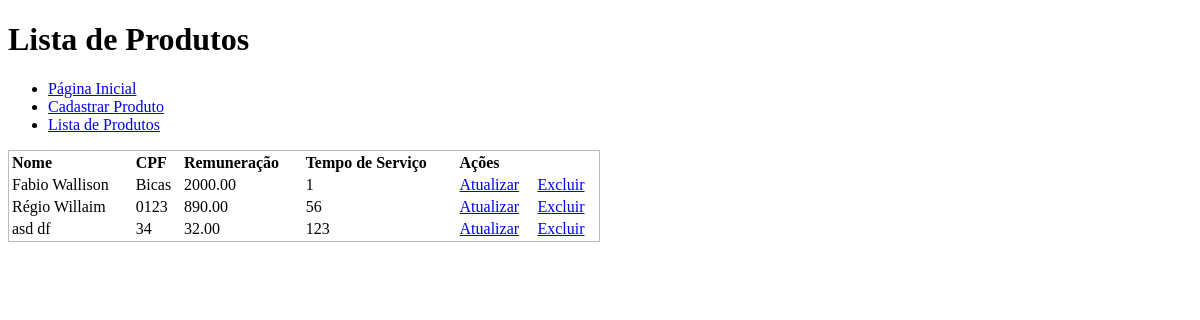
Page /produtos/ on the earlier database version.
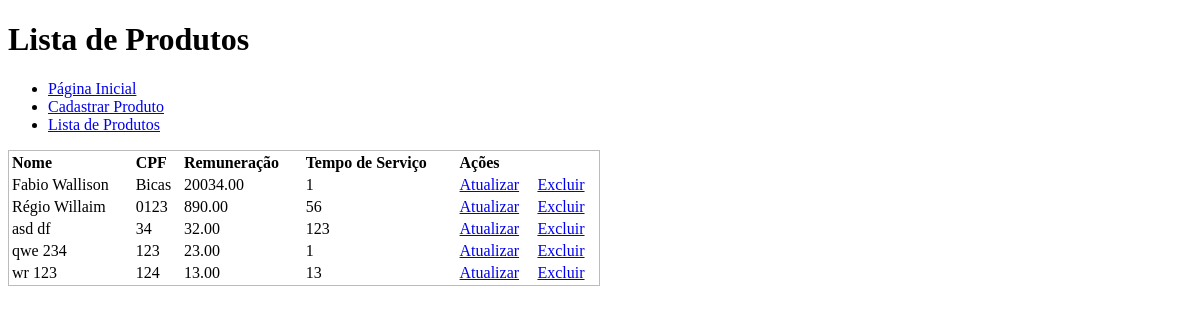
Same page on the later database version.
### helloworld/models.py (models this page shows)
class Produto(models.Model):
    nome = models.CharField(
        max_length=255,
        null=False,
        blank=False
    )
    sobrenome = models.CharField(
        max_length=255,
        null=False,
        blank=False
    )
    cpf = models.CharField(
        max_length=14,
        null=False,
        blank=False
    )
    tempo_de_servico = models.IntegerField(
        default=0,
        null=False,
        blank=False
    )
    remuneracao = models.DecimalField(
        max_digits=8,
        decimal_places=2,
        null=False,
        blank=False
    )
    objetos = models.Manager()

### website/views.py (the view)
# urls.py: path('produtos/', ProdutoListView.as_view(), name="lista_produtos"),
class ProdutoListView(ListView):
    template_name = "website/lista.html"
    model = Produto
    context_object_name = "produtos"

### website/templates/website/lista.html (shortened to what this page needs)
<!DOCTYPE html>
<html lang="en">
<head>
</head>
<body>
    <h1>Lista de Produtos</h1>
    <ul>
        <li><a href="{% url 'website:index' %}">Página Inicial</a></li>
        <li><a href="{% url 'website:cadastra_produto' %}">Cadastrar Produto</a></li>
        <li><a href="{% url 'website:lista_produtos' %}">Lista de Produtos</a></li>
    </ul>
    <div style="max-width: 50%;">
        <table style="border: 1px solid #BBB; width: 100%;">
            <thead>
                <tr style="border-bottom: 1px solid #AAA">
                    <td><b>Nome</b></td>
                    <td><b>CPF</b></td>
                    <td><b>Remuneração</b></td>
                    <td><b>Tempo de Serviço</b></td>
                    <td><b>Ações</b></td>
                </tr>
            </thead>
            <tbody>
                {% for produto in produtos %}
                    <tr>
                        <td>{{ produto.nome }} {{ produto.sobrenome }}</td>
                        <td>{{ produto.cpf }}</td>
                        <td>{{ produto.remuneracao }}</td>
                        <td>{{ produto.tempo_de_servico }}</td>
                        <td><a href="{% url 'website:atualiza_produto' pk=produto.id %}">Atualizar</a></td>
                        <td><a href="{% url 'website:deleta_produto' pk=produto.id %}">Excluir</a></td>
                    </tr>
                {% endfor %}
            </tbody>
        </table>
    </div>
</body>
</html>

Differences in the rows shown:
changed Produto "Fabio": remuneracao "2000.00" → "20034.00"
added Produto: nome "qwe", sobrenome "234", cpf "123", remuneracao "23.00", tempo_de_servico "1"
added Produto: nome "wr", sobrenome "123", cpf "124", remuneracao "13.00", tempo_de_servico "13"
